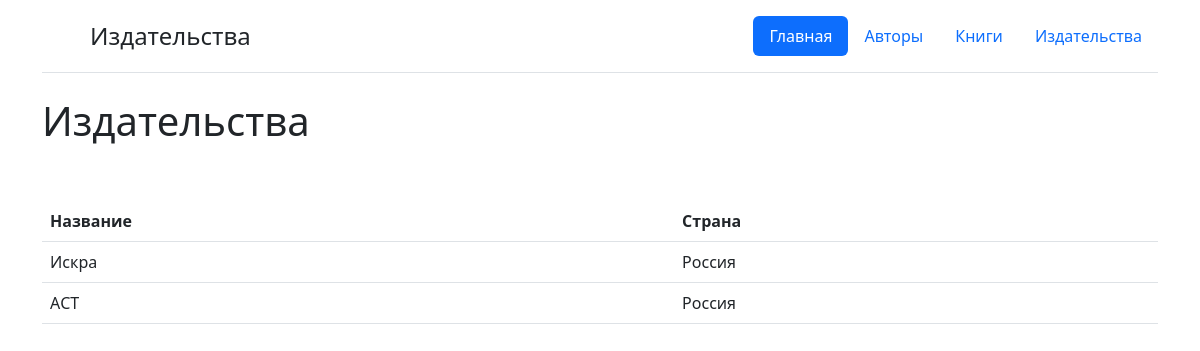
/view_ph, run on the app's committed database.
### main/models.py (models this page shows, shortened)
class Pub_house(models.Model):
    name = models.CharField("Название издательства", max_length=50)
    country = models.CharField("Страна",max_length=50)
    class Meta:
        verbose_name = "Издательство"
        verbose_name_plural = "Издательства"

### main/views.py (the view)
# urls.py: path('view_ph', views.view_ph, name="view_ph"),
def view_ph(request):
    ph = Pub_house.objects.all()
    context = {
        'ph': ph,
        'title':'Посмотреть'
    }
    return render(request, 'main/view_ph.html',context)

### main/templates/main/view_ph.html (shortened to what this page needs)
{% extends 'main/base.html'%}
{% block title_1 %}
Издательства
{% endblock %}
{% block content %}
<h1> Издательства </h1>
            <div><table class="table">
                <thead>
                    <tr>
                    <th>Название</th>
                    <th>Страна</th>
                    </tr>
                </thead>
            <tbody>
            {% for el in ph %}
                <tr><td>{{el.name}}</td><td>{{el.country}}</td><br>
            {% endfor %}
            </tbody>
        </table></div>
{% endblock %}

### data on the page
Pub_house: name "Искра", country "Россия"
Pub_house: name "АСТ", country "Россия"
